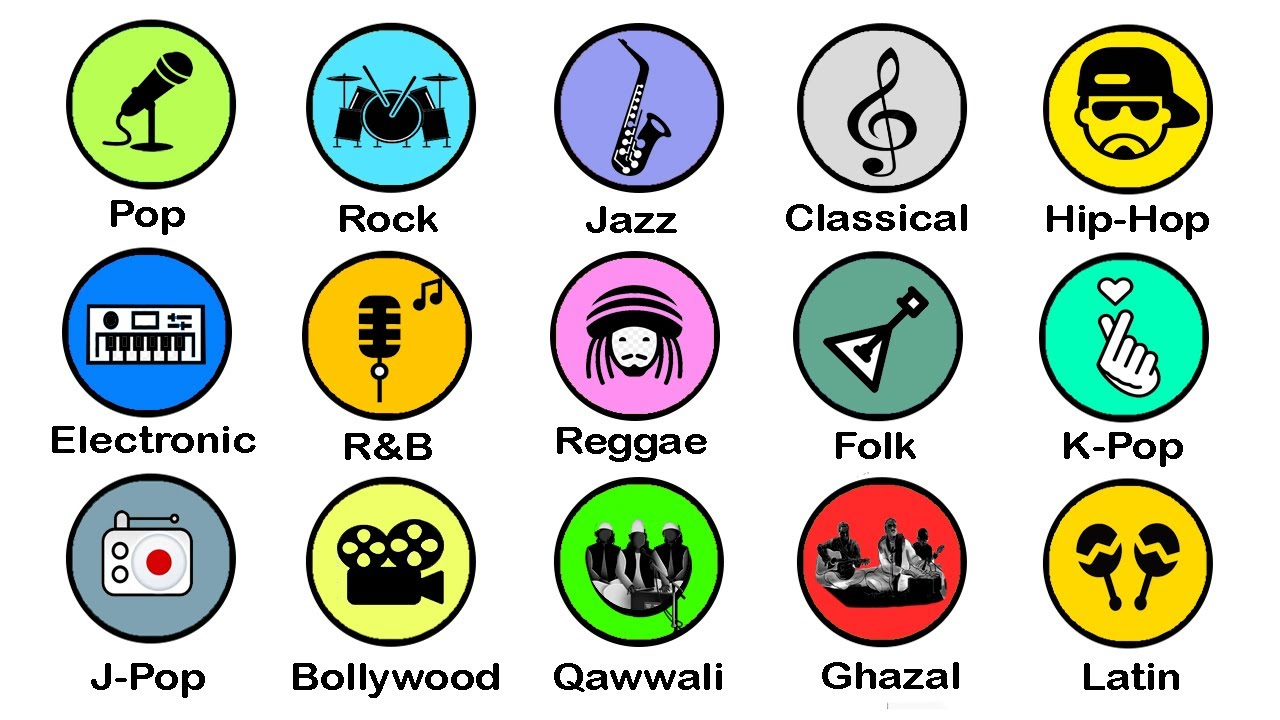
#> input picture preprocessing/Music.jpg, 1280 x 720 px
$ jupyter execute --allow-errors preprocessing.ipynb   (shell and % lines are left out)
#> lines starting #> are read from the running program, lines starting #| are printed output that depends on the picture
# Challenge 3: Music Genre Classification

[cell 1]
from PIL import Image
import matplotlib.pyplot as plt
image = Image.open("Music.jpg")
#> image is the input picture: PIL image 1280x720 RGB; mean R, G, B 198.2, 205.5, 190.9

## 1. Định nghĩa vấn đề (Define Problem)
+ **Mô tả**:
    + Bộ dữ liệu Music Genre Classification gồm thông tin về các bài hát kèm theo những đặc trưng âm thanh được trích xuất từ Spotify Audio Features. Mỗi bản ghi đại diện cho một bài nhạc với các thuộc tính như độ nhảy (danceability), năng lượng (energy), độ to (loudness), nhịp độ (tempo), thời lượng, độ “sáng” âm thanh (valence), mức độ lời thoại (speechiness)…
    + Mục tiêu: dự đoán thể loại nhạc (Class) của từng bài hát dựa trên các đặc trưng âm thanh.
    + Đây là bài toán phân loại đa lớp (multi-class classification).
+ **Dữ liệu vào (Features)**:
    1. Thông tin nhận dạng
    + Id: Mã định danh của bài hát
    + Artist Name: Tên nghệ sĩ
    + Track Name: Tên bài hát

    2. Đặc trưng âm thanh:
    + Popularity: Độ phổ biến của bài hát (0–100).
    + danceability: Mức độ phù hợp để nhảy (0–1).
    + energy: Mức năng lượng của bài hát (0–1).
    + key: Tông nhạc (0–11).
    + loudness: Độ lớn trung bình của âm thanh (đơn vị dB).
    + mode:
    1 = major
    0 = minor
    + speechiness: Mức độ chứa lời nói (rap có giá trị cao).
    + acousticness: Mức độ acoustic (0–1).
    + instrumentalness: Mức độ instrumental (không lời).
    + liveness: Khả năng được thu live.
    + valence: Mức độ “tươi vui” của âm thanh (0–1).
    + tempo: Nhịp độ (BPM).
    + duration_in min/ms: Thời lượng bài hát (ms).
    + time_signature: Chỉ số nhịp (3, 4,…).
+ **Kết quả**:
    + **Class**: Thể loại nhạc tương ứng của bài hát.
    + Đây là biến phân loại nhiều lớp.

[cell 2]
fig, ax = plt.subplots(figsize=(6, 4))
ax.imshow(image.resize((600, 400)))
ax.axis("off")
ax.set_title("Music Genres", fontsize=14, pad=10)
plt.tight_layout()
plt.show()
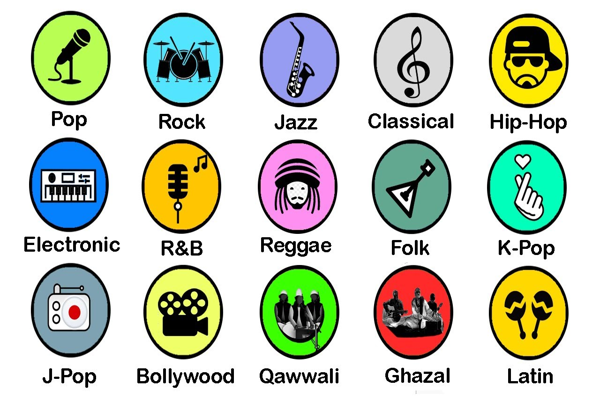
#> shown: shape (400, 600, 3); mean R, G, B 198.2, 205.5, 191


$ run again, with preprocessing/House.jpg copied over preprocessing/Music.jpg
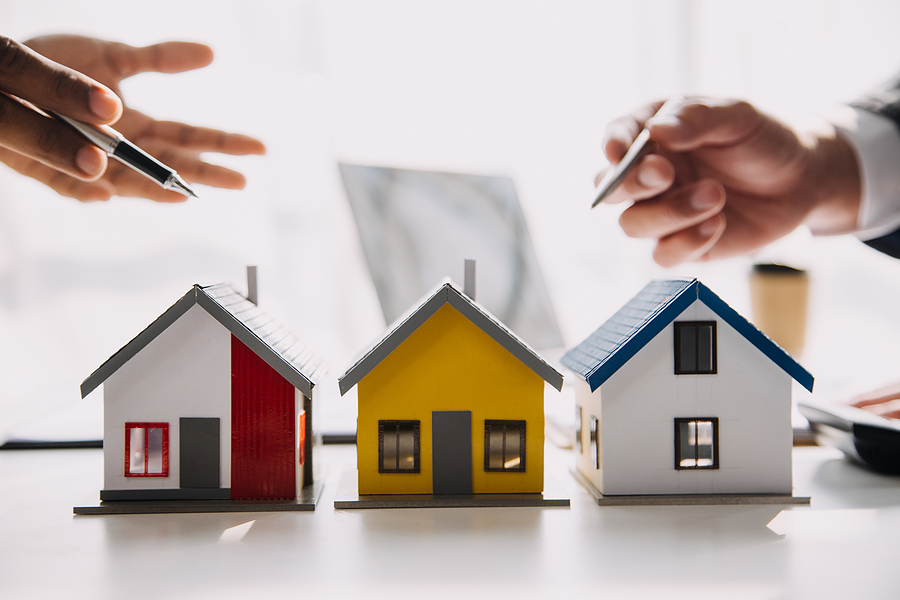
#> input picture preprocessing/House.jpg, 900 x 600 px
#> image is the input picture: PIL image 900x600 RGB; mean R, G, B 191.3, 177.9, 173
#> `plt.show()`:
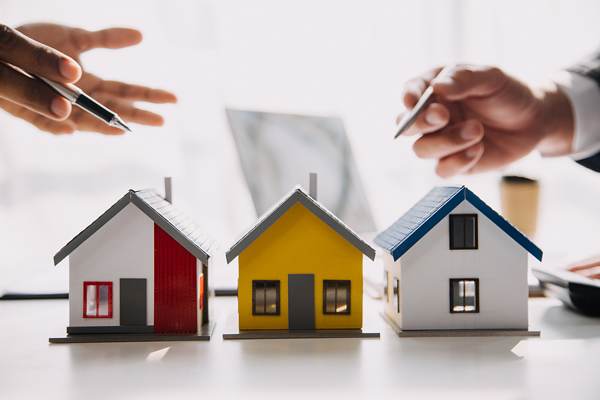
#> shown: shape (400, 600, 3); mean R, G, B 191.3, 177.9, 173
